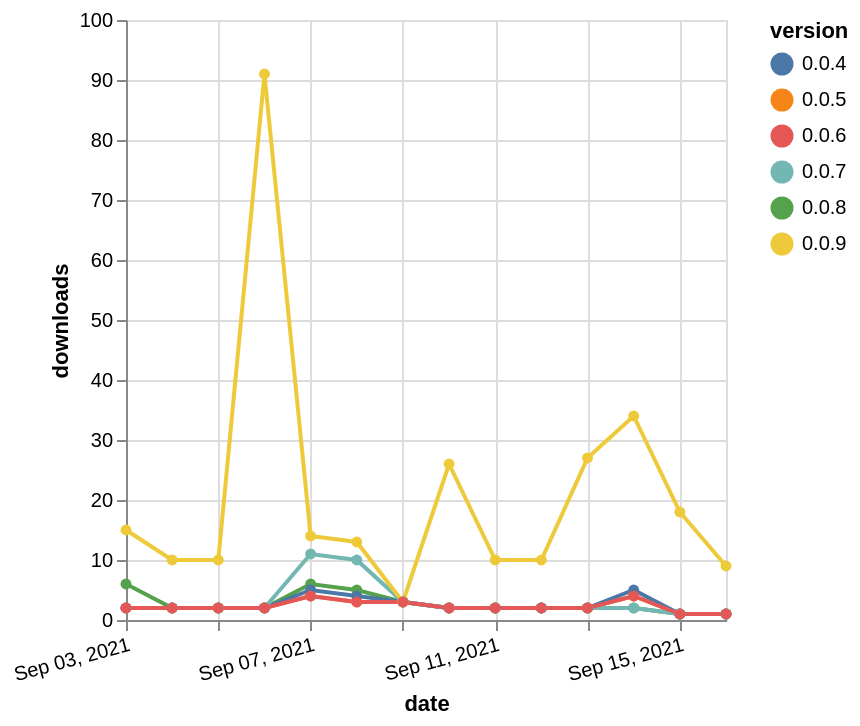

Vega-Lite specification stored for this chart:
### Vega-Lite specification from a JSON file in a GitHub repository (floating-point values rounded to 4 significant figures)
{"$schema": "https://vega.github.io/schema/vega-lite/v5.json", "description": "A simple bar chart with embedded data.", "data": {"values": [{"date": "2021-09-03", "total": 1692, "delta": 2, "version": "0.0.5"}, {"date": "2021-09-04", "total": 1694, "delta": 2, "version": "0.0.5"}, {"date": "2021-09-05", "total": 1696, "delta": 2, "version": "0.0.5"}, {"date": "2021-09-06", "total": 1698, "delta": 2, "version": "0.0.5"}, {"date": "2021-09-07", "total": 1702, "delta": 4, "version": "0.0.5"}, {"date": "2021-09-08", "total": 1705, "delta": 3, "version": "0.0.5"}, {"date": "2021-09-09", "total": 1708, "delta": 3, "version": "0.0.5"}, {"date": "2021-09-10", "total": 1710, "delta": 2, "version": "0.0.5"}, {"date": "2021-09-11", "total": 1712, "delta": 2, "version": "0.0.5"}, {"date": "2021-09-12", "total": 1714, "delta": 2, "version": "0.0.5"}, {"date": "2021-09-13", "total": 1716, "delta": 2, "version": "0.0.5"}, {"date": "2021-09-14", "total": 1720, "delta": 4, "version": "0.0.5"}, {"date": "2021-09-15", "total": 1721, "delta": 1, "version": "0.0.5"}, {"date": "2021-09-16", "total": 1722, "delta": 1, "version": "0.0.5"}, {"date": "2021-09-03", "total": 278, "delta": 6, "version": "0.0.8"}, {"date": "2021-09-04", "total": 280, "delta": 2, "version": "0.0.8"}, {"date": "2021-09-05", "total": 282, "delta": 2, "version": "0.0.8"}, {"date": "2021-09-06", "total": 284, "delta": 2, "version": "0.0.8"}, {"date": "2021-09-07", "total": 290, "delta": 6, "version": "0.0.8"}, {"date": "2021-09-08", "total": 295, "delta": 5, "version": "0.0.8"}, {"date": "2021-09-09", "total": 298, "delta": 3, "version": "0.0.8"}, {"date": "2021-09-10", "total": 300, "delta": 2, "version": "0.0.8"}, {"date": "2021-09-11", "total": 302, "delta": 2, "version": "0.0.8"}, {"date": "2021-09-12", "total": 304, "delta": 2, "version": "0.0.8"}, {"date": "2021-09-13", "total": 306, "delta": 2, "version": "0.0.8"}, {"date": "2021-09-14", "total": 308, "delta": 2, "version": "0.0.8"}, {"date": "2021-09-15", "total": 309, "delta": 1, "version": "0.0.8"}, {"date": "2021-09-16", "total": 310, "delta": 1, "version": "0.0.8"}, {"date": "2021-09-03", "total": 2174, "delta": 2, "version": "0.0.4"}, {"date": "2021-09-04", "total": 2176, "delta": 2, "version": "0.0.4"}, {"date": "2021-09-05", "total": 2178, "delta": 2, "version": "0.0.4"}, {"date": "2021-09-06", "total": 2180, "delta": 2, "version": "0.0.4"}, {"date": "2021-09-07", "total": 2185, "delta": 5, "version": "0.0.4"}, {"date": "2021-09-08", "total": 2189, "delta": 4, "version": "0.0.4"}, {"date": "2021-09-09", "total": 2192, "delta": 3, "version": "0.0.4"}, {"date": "2021-09-10", "total": 2194, "delta": 2, "version": "0.0.4"}, {"date": "2021-09-11", "total": 2196, "delta": 2, "version": "0.0.4"}, {"date": "2021-09-12", "total": 2198, "delta": 2, "version": "0.0.4"}, {"date": "2021-09-13", "total": 2200, "delta": 2, "version": "0.0.4"}, {"date": "2021-09-14", "total": 2205, "delta": 5, "version": "0.0.4"}, {"date": "2021-09-15", "total": 2206, "delta": 1, "version": "0.0.4"}, {"date": "2021-09-16", "total": 2207, "delta": 1, "version": "0.0.4"}, {"date": "2021-09-03", "total": 1433, "delta": 2, "version": "0.0.7"}, {"date": "2021-09-04", "total": 1435, "delta": 2, "version": "0.0.7"}, {"date": "2021-09-05", "total": 1437, "delta": 2, "version": "0.0.7"}, {"date": "2021-09-06", "total": 1439, "delta": 2, "version": "0.0.7"}, {"date": "2021-09-07", "total": 1450, "delta": 11, "version": "0.0.7"}, {"date": "2021-09-08", "total": 1460, "delta": 10, "version": "0.0.7"}, {"date": "2021-09-09", "total": 1463, "delta": 3, "version": "0.0.7"}, {"date": "2021-09-10", "total": 1465, "delta": 2, "version": "0.0.7"}, {"date": "2021-09-11", "total": 1467, "delta": 2, "version": "0.0.7"}, {"date": "2021-09-12", "total": 1469, "delta": 2, "version": "0.0.7"}, {"date": "2021-09-13", "total": 1471, "delta": 2, "version": "0.0.7"}, {"date": "2021-09-14", "total": 1473, "delta": 2, "version": "0.0.7"}, {"date": "2021-09-15", "total": 1474, "delta": 1, "version": "0.0.7"}, {"date": "2021-09-16", "total": 1475, "delta": 1, "version": "0.0.7"}, {"date": "2021-09-03", "total": 298, "delta": 15, "version": "0.0.9"}, {"date": "2021-09-04", "total": 308, "delta": 10, "version": "0.0.9"}, {"date": "2021-09-05", "total": 318, "delta": 10, "version": "0.0.9"}, {"date": "2021-09-06", "total": 409, "delta": 91, "version": "0.0.9"}, {"date": "2021-09-07", "total": 423, "delta": 14, "version": "0.0.9"}, {"date": "2021-09-08", "total": 436, "delta": 13, "version": "0.0.9"}, {"date": "2021-09-09", "total": 439, "delta": 3, "version": "0.0.9"}, {"date": "2021-09-10", "total": 465, "delta": 26, "version": "0.0.9"}, {"date": "2021-09-11", "total": 475, "delta": 10, "version": "0.0.9"}, {"date": "2021-09-12", "total": 485, "delta": 10, "version": "0.0.9"}, {"date": "2021-09-13", "total": 512, "delta": 27, "version": "0.0.9"}, {"date": "2021-09-14", "total": 546, "delta": 34, "version": "0.0.9"}, {"date": "2021-09-15", "total": 564, "delta": 18, "version": "0.0.9"}, {"date": "2021-09-16", "total": 573, "delta": 9, "version": "0.0.9"}, {"date": "2021-09-03", "total": 1416, "delta": 2, "version": "0.0.6"}, {"date": "2021-09-04", "total": 1418, "delta": 2, "version": "0.0.6"}, {"date": "2021-09-05", "total": 1420, "delta": 2, "version": "0.0.6"}, {"date": "2021-09-06", "total": 1422, "delta": 2, "version": "0.0.6"}, {"date": "2021-09-07", "total": 1426, "delta": 4, "version": "0.0.6"}, {"date": "2021-09-08", "total": 1429, "delta": 3, "version": "0.0.6"}, {"date": "2021-09-09", "total": 1432, "delta": 3, "version": "0.0.6"}, {"date": "2021-09-10", "total": 1434, "delta": 2, "version": "0.0.6"}, {"date": "2021-09-11", "total": 1436, "delta": 2, "version": "0.0.6"}, {"date": "2021-09-12", "total": 1438, "delta": 2, "version": "0.0.6"}, {"date": "2021-09-13", "total": 1440, "delta": 2, "version": "0.0.6"}, {"date": "2021-09-14", "total": 1444, "delta": 4, "version": "0.0.6"}, {"date": "2021-09-15", "total": 1445, "delta": 1, "version": "0.0.6"}, {"date": "2021-09-16", "total": 1446, "delta": 1, "version": "0.0.6"}]}, "width": "container", "mark": {"type": "line", "point": {"filled": true}}, "encoding": {"x": {"field": "date", "type": "temporal", "timeUnit": "yearmonthdate", "title": "date", "axis": {"labelAngle": -15}}, "y": {"field": "delta", "type": "quantitative", "title": "downloads"}, "color": {"field": "version", "type": "nominal"}, "tooltip": {"field": "delta"}}}
